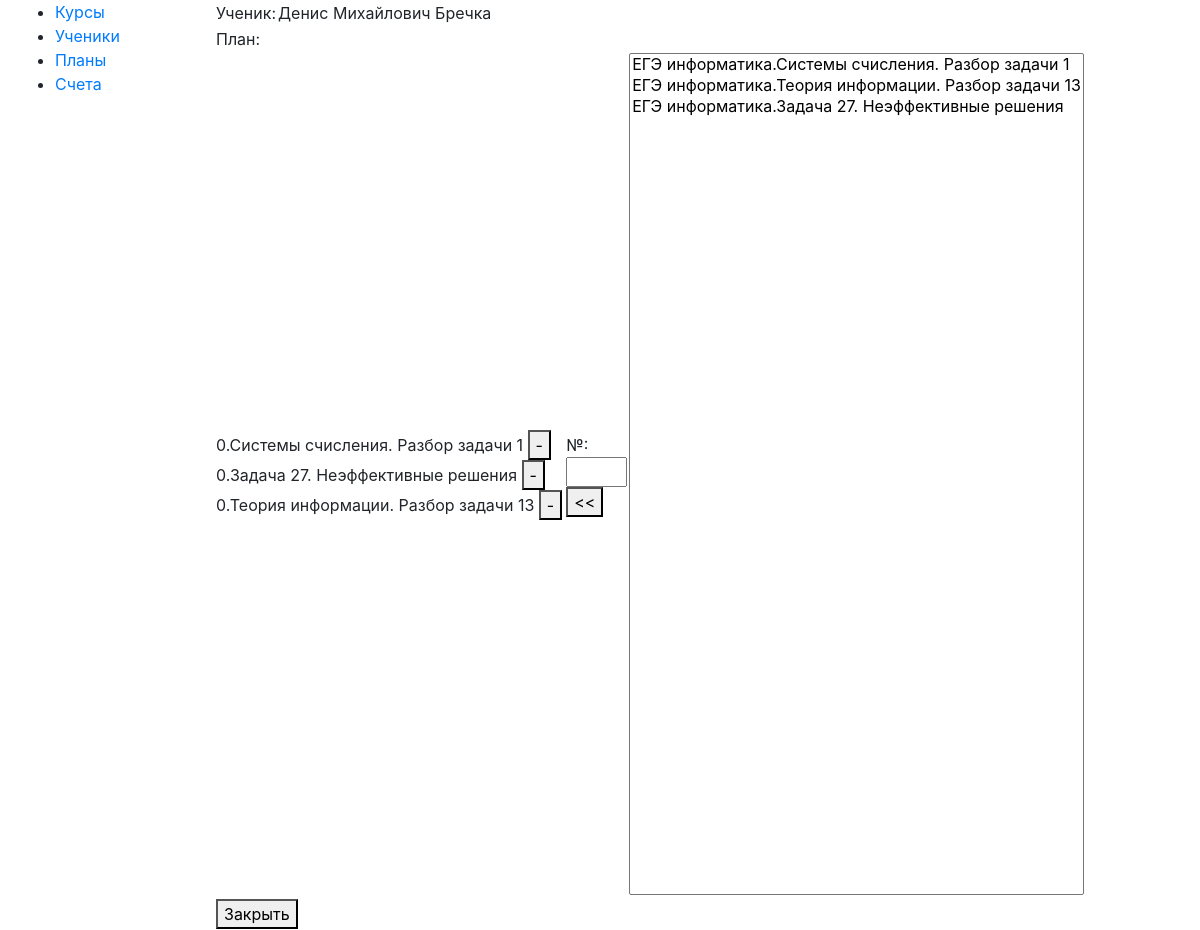
The app's page /db/student_plan/4 with its own data.
### db/dbModels/Human.py (models this page shows)
class Human(models.Model):
	STAT=[
		('STUDENT','Ученик'),
		('PARENT','Родитель'),
		('OTHER','Другое')
	]
	first_name = models.CharField(
		max_length=20,
		verbose_name = 'Имя'
	)
	last_name = models.CharField(
		max_length=20,
		verbose_name = 'Фамилия',
		blank=True
	)
	middle_name = models.CharField(
		max_length=20,
		verbose_name = 'Отчество',
		blank=True
	)
	child= models.ForeignKey(
		"self",
		on_delete=models.CASCADE,
		null=True,
		blank=True,
		verbose_name = 'Ребенок'
	)
	status=models.CharField(
        max_length=10,
		choices=STAT,
		verbose_name = 'Тип',
        default='STUDENT',
		blank=True
    )
	description=models.TextField(
		verbose_name = 'Описание',
		blank=True
	)
	class Meta:
		managed = True
		verbose_name = 'Человек'
		verbose_name_plural = 'Люди'
	def __str__(self):
		fio=self.first_name+' '
		if (self.middle_name): fio+=self.middle_name+' '
		fio+=self.last_name
		return fio

### db/dbModels/StudentItem.py (models this page shows, shortened)
class StudentItem(models.Model):
	student=models.ForeignKey(
		Human,
		on_delete=models.CASCADE,
		null=True,
		blank=True,
		verbose_name = 'Ученик'
	)
	item=models.ForeignKey(
		Theme,
		on_delete=models.CASCADE,
		null=True,
		blank=True,
		verbose_name = 'Пункт плана'
	)
	status=models.BooleanField(
		verbose_name = 'Статус'
	)
	number=models.IntegerField(
		null=True,
		default=0,
		verbose_name = 'Номер'
	)
	class Meta:
		managed = True
		verbose_name = 'Пункт плана'
		verbose_name_plural = 'Пункты планов'

### db/dbModels/Theme.py (models this page shows)
class Theme(models.Model):
	caption=models.CharField(
		max_length=100,
		verbose_name = 'Тема'
	)
	description=models.TextField(
		verbose_name = 'Описание',
		blank=True
	)
	course= models.ForeignKey(
		Course,
		on_delete=models.CASCADE,
		null=True,
		blank=True,
		verbose_name = 'Курс'
	)
	number=models.IntegerField(
		null=True,
		default=0,
		verbose_name = 'Номер'
	)
	class Meta:
		managed = True
		verbose_name = 'Тема'
		verbose_name_plural = 'Темы'
	def __str__(self):
		return self.caption

### db/views.py (the view, shortened to what this page needs)
# urls.py: path('student_plan/<int:sid>', views.studentPlan, name = 'studentPlan'),
def studentPlan(request, sid):
	s=Human.objects.get(id=sid)
	sp=list(StudentItem.objects.filter(student=s))
	sp.sort(key=studentitemsort)
	allp=Theme.objects.all()
	return render(request, 'student_plan.html',{'student':s, 'plan':sp, 'all_items':allp})

### db/dbModels/Course.py (called while the page is built)
	def __str__(self):
		return self.name

### db/views.py (called while the page is built)
def studentitemsort(studentitem):
	return int(studentitem.number)

### db/templates/student_plan.html (shortened to what this page needs)
{% extends "base.html" %}
{% block content %}
<form method="POST" class="post-form">{% csrf_token %}
<table>
	<tr>
		<td>Ученик:</td>
		<td>
			{{student}}
		</td>
	</tr>
</table>
<table>
	<tr>
		<td>План:</td>
	</tr>
	<tr>
	<td>
	{%for pt in plan%}
		{{pt.number}}.{{pt.item}}
		<button type="submit" name="delItem" value="{{pt.id}}">-</button><br>
	{%endfor%}
	<td>
	<td>
		№:<br>
		<input type="text" size="1"></input><br>
		<button type="submit" name="addItem"><<</button><br>
	</td>
	<td>
		<select size="40" multiple name="items_to_add">
		{%for i in all_items%}
			<option value="{{i.id}}">{{i.course}}.{{i}}</option>
		{%endfor%}
		</select>
	<td>
	</tr>
	<tr>
		<td>
			<button type="submit" name="save">Закрыть</button>
		</td>
	</tr>
</table>
{% endblock %}

### records on screen
Human: first_name+middle_name+last_name "Денис Михайлович Бречка"
StudentItem: number "0", item "Системы счисления. Разбор задачи 1", {{ pt.id }} 8 (drawn)
StudentItem: number "0", item "Задача 27. Неэффективные решения", {{ pt.id }} 30 (drawn)
StudentItem: number "0", item "Теория информации. Разбор задачи 13", {{ pt.id }} 31 (drawn)
